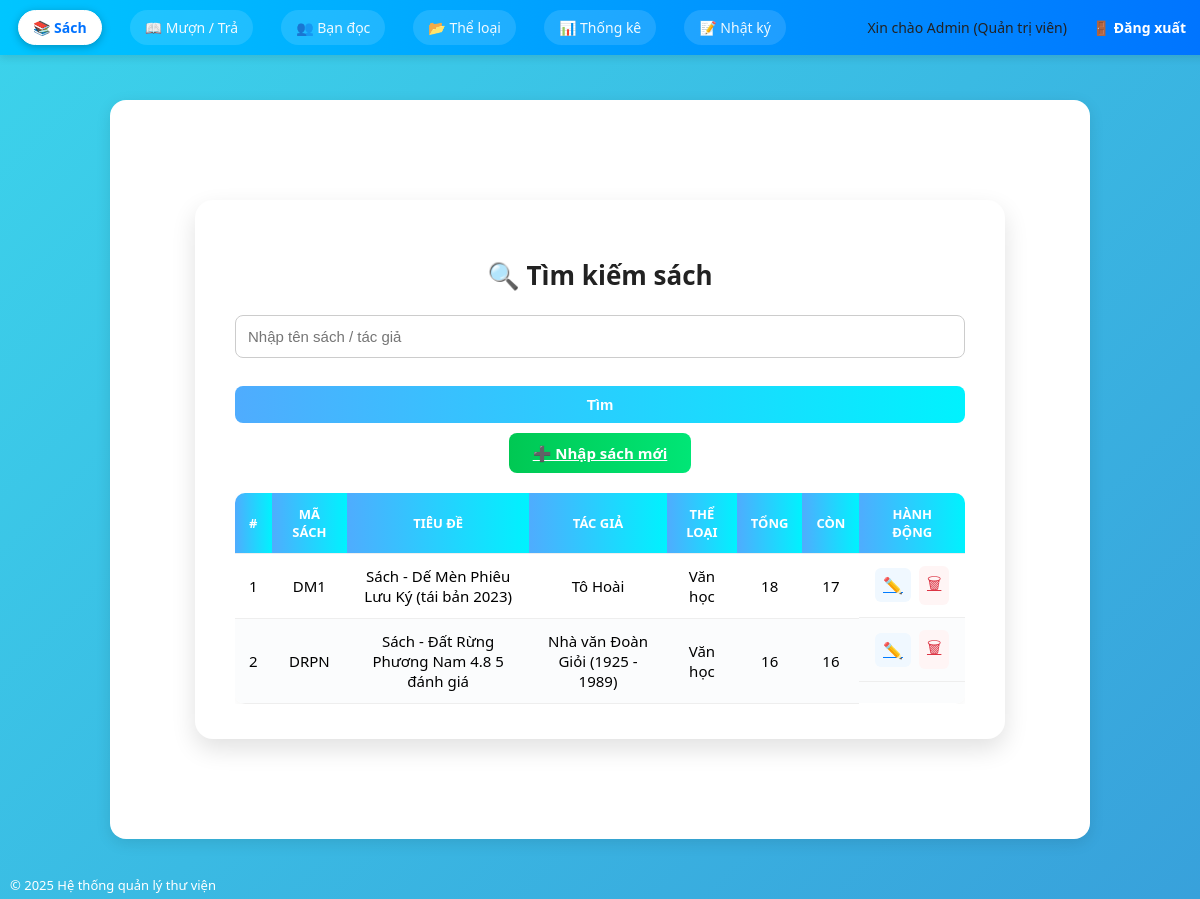
The page /QuanLyThuVien/books.php (signed in) on the database its author committed.
### tables this page shows
CREATE TABLE `users` (
  `id` int(11) NOT NULL,
  `username` varchar(50) NOT NULL,
  `email` varchar(100) DEFAULT NULL,
  `phone` varchar(20) DEFAULT NULL,
  `password` varchar(255) NOT NULL,
  `fullname` varchar(100) DEFAULT NULL,
  `role` enum('admin','thuthu','capthe') DEFAULT NULL,
  `status` enum('active','locked') DEFAULT 'active',
  `created_at` timestamp NOT NULL DEFAULT current_timestamp()
);

CREATE TABLE `books` (
  `id` int(11) NOT NULL,
  `code` varchar(50) DEFAULT NULL,
  `title` varchar(255) NOT NULL,
  `author` varchar(255) DEFAULT NULL,
  `description` text DEFAULT NULL,
  `publisher` varchar(255) DEFAULT NULL,
  `publish_year` int(11) DEFAULT NULL,
  `category_id` int(11) DEFAULT NULL,
  `quantity` int(11) DEFAULT 0,
  `location` varchar(100) DEFAULT NULL,
  `created_at` timestamp NOT NULL DEFAULT current_timestamp(),
  `cover` varchar(255) DEFAULT NULL,
  `isbn` varchar(50) DEFAULT NULL,
  `total` int(11) NOT NULL DEFAULT 0,
  `available` int(11) NOT NULL DEFAULT 0
);

CREATE TABLE `categories` (
  `id` int(11) NOT NULL,
  `code` varchar(50) DEFAULT NULL,
  `name` varchar(100) NOT NULL
);

### QuanLyThuVien/functions.php (called while the page is built, shortened)
<?php
require_once 'config.php';
function is_logged_in() {
    return isset($_SESSION['user_id']);
}
function current_user() {
    global $pdo;
    static $user = null;
    if ($user === null) {
        $stmt = $pdo->prepare("SELECT id, username, fullname, role FROM users WHERE id = ?");
        $stmt->execute([$_SESSION['user_id']]);
        $user = $stmt->fetch(PDO::FETCH_ASSOC);
    }
    return $user;
}
function require_role(array $allowedRoles) {
    $user = current_user();
}
function e($str) {
    return htmlspecialchars($str ?? '', ENT_QUOTES, 'UTF-8');
}
?>

### QuanLyThuVien/config.php (called while the page is built, shortened)
<?php
$user    = 'root';
?>

### QuanLyThuVien/dao/bookDAO.php (called while the page is built, shortened)
<?php
class BookDAO
{
    private $pdo;
    public function __construct(PDO $pdo)
    {
        $this->pdo = $pdo;
    }
    public function search(string $keyword = ''): array
    {
        if ($keyword === '') {
            $stmt = $this->pdo->query("
                SELECT b.*, c.name AS category_name
                FROM books b
                LEFT JOIN categories c ON b.category_id = c.id
                ORDER BY b.title ASC
            ");
            return $stmt->fetchAll(PDO::FETCH_ASSOC);
        }
        $kw = "%$keyword%";
        $stmt = $this->pdo->prepare("
            SELECT b.*, c.name AS category_name
            FROM books b
            LEFT JOIN categories c ON b.category_id = c.id
            WHERE b.title  LIKE :kw
               OR b.author LIKE :kw
            ORDER BY b.title ASC
        ");
        $stmt->execute([':kw' => $kw]);
        return $stmt->fetchAll(PDO::FETCH_ASSOC);
    }
}

### QuanLyThuVien/books.php (the view, shortened to what this page needs)
<?php
require_once 'functions.php';
require_role(['thuthu', 'admin']);
require_once __DIR__ . '/dao/BookDAO.php';
global $pdo;
$bookDao = new BookDAO($pdo);
$keyword = trim($_GET['q'] ?? '');
$books   = $bookDao->search($keyword);
include 'header.php';
?>
<div class="content-container">
  <h2 class="page-title">🔍 Tìm kiếm sách</h2>
  <form method="get" class="search-bar">
    <input
      type="text"
      name="q"
      class="search-input"
      placeholder="Nhập tên sách / tác giả"
      value="<?= e($keyword) ?>"
    >
    <button type="submit" class="btn btn-primary">Tìm</button>
    <a href="book_add.php" class="btn btn-success">➕ Nhập sách mới</a>
  </form>
  <div class="table-wrapper">
    <table class="styled-table">
      <thead>
        <tr>
          <th>#</th>
          <th>Mã sách</th>
          <th>Tiêu đề</th>
          <th>Tác giả</th>
          <th>Thể loại</th>
          <th>Tổng</th>
          <th>Còn</th>
          <th>Hành động</th>
        </tr>
      </thead>
      <tbody>
      <?php if (empty($books)): ?>
        <tr><td colspan="8" class="no-data">Không có sách nào.</td></tr>
      <?php else: ?>
        <?php foreach ($books as $i => $b): ?>
          <tr>
            <td><?= $i + 1 ?></td>
            <td><?= e($b['code'] ?? '') ?></td>
            <td><?= e($b['title']) ?></td>
            <td><?= e($b['author']) ?></td>
            <td><?= e($b['category_name'] ?? '-') ?></td>
            <td><?= e($b['total']) ?></td>
            <td><?= e($b['available']) ?></td>
            <td class="actions">
              <a href="book_edit.php?id=<?= e($b['id']) ?>" class="btn-icon edit">✏️</a>
              <a href="book_delete.php?id=<?= e($b['id']) ?>"
                 class="btn-icon delete"
                 onclick="return confirm('Xóa sách này?');">🗑</a>
            </td>
          </tr>
        <?php endforeach; ?>
      <?php endif; ?>
      </tbody>
    </table>
  </div>
</div>
<?php include 'footer.php'; ?>

### QuanLyThuVien/header.php (shortened to what this page needs)
<?php
require_once 'functions.php';
$user   = current_user() ?? [];
$role   = $user['role'] ?? '';
$active = basename($_SERVER['PHP_SELF']);
?>
<!DOCTYPE html>
<html lang="vi">
<head>
    <link rel="stylesheet" href="assets/style.css?v=3">
</head>
<body>
<?php if ($role === 'thuthu'): ?>
    <div class="top-nav">
        <div class="nav-left">
            <a href="book_add.php"
               class="menu-item <?= $active === 'book_add.php' ? 'active-menu' : '' ?>">
                ➕ Nhập sách mới
            </a>
            <a href="book_edit_list.php"
               class="menu-item <?= $active === 'book_edit_list.php' ? 'active-menu' : '' ?>">
                ✏️ Sửa thông tin sách
            </a>
            <a href="book_delete_list.php"
               class="menu-item <?= $active === 'book_delete_list.php' ? 'active-menu' : '' ?>">
                🗑 Xóa sách
            </a>
            <a href="books.php"
               class="menu-item <?= $active === 'books.php' ? 'active-menu' : '' ?>">
                🔍 Tìm kiếm sách
            </a>
            <a href="readers.php"
               class="menu-item <?= $active === 'readers.php' ? 'active-menu' : '' ?>">
                👥 Quản lý bạn đọc
            </a>
            <a href="borrow_list.php"
   class="menu-item <?= $active === 'borrow_list.php' ? 'active-menu' : '' ?>">
    📖 Quản lý mượn – trả
</a>
            <a href="statistics.php"
               class="menu-item <?= $active === 'statistics.php' ? 'active-menu' : '' ?>">
                📊 Thống kê
            </a>
        </div>
        <div class="nav-right">
            Xin chào <?= e($user['fullname'] ?? '') ?> (Thủ thư)
            <a href="logout.php" class="logout-link">🚪 Đăng xuất</a>
        </div>
    </div>
<?php elseif ($role === 'admin'): ?>
    <div class="top-nav">
        <div class="nav-left">
            <a href="books.php"
               class="menu-item <?= $active === 'books.php' ? 'active-menu' : '' ?>">
                📚 Sách
            </a>
            <a href="borrow.php"
               class="menu-item <?= $active === 'borrow.php' ? 'active-menu' : '' ?>">
                📖 Mượn / Trả
            </a>
            <a href="readers.php"
               class="menu-item <?= $active === 'readers.php' ? 'active-menu' : '' ?>">
                👥 Bạn đọc
            </a>
            <a href="categories.php"
               class="menu-item <?= $active === 'categories.php' ? 'active-menu' : '' ?>">
                📂 Thể loại
            </a>
            <a href="statistics.php"
               class="menu-item <?= $active === 'statistics.php' ? 'active-menu' : '' ?>">
                📊 Thống kê
            </a>
            <a href="audit_log.php"
               class="menu-item <?= $active === 'audit_log.php' ? 'active-menu' : '' ?>">
                📝 Nhật ký
            </a>
        </div>
        <div class="nav-right">
            Xin chào <?= e($user['fullname'] ?? '') ?> (Quản trị viên)
            <a href="logout.php" class="logout-link">🚪 Đăng xuất</a>
        </div>
    </div>
<?php endif; ?>
<main>

### rows shown on the page
users: fullname "Admin"
books: code "DM1", title "Sách - Dế Mèn Phiêu Lưu Ký (tái bản 2023)", author "Tô Hoài", category.name "Văn học", total "18", available "17"
books: code "DRPN", title "Sách - Đất Rừng Phương Nam 4.8 5 đánh giá", author "Nhà văn Đoàn Giỏi (1925 - 1989)", category.name "Văn học", total "16", available "16"
